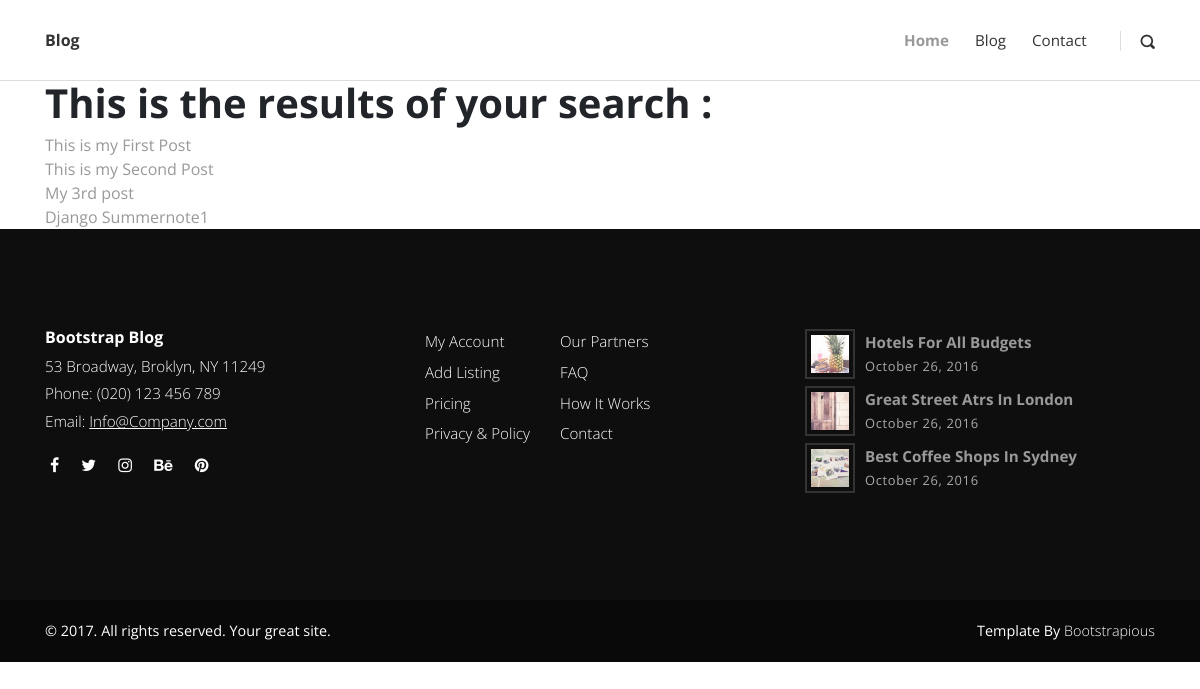
The app's page /search/, older data.
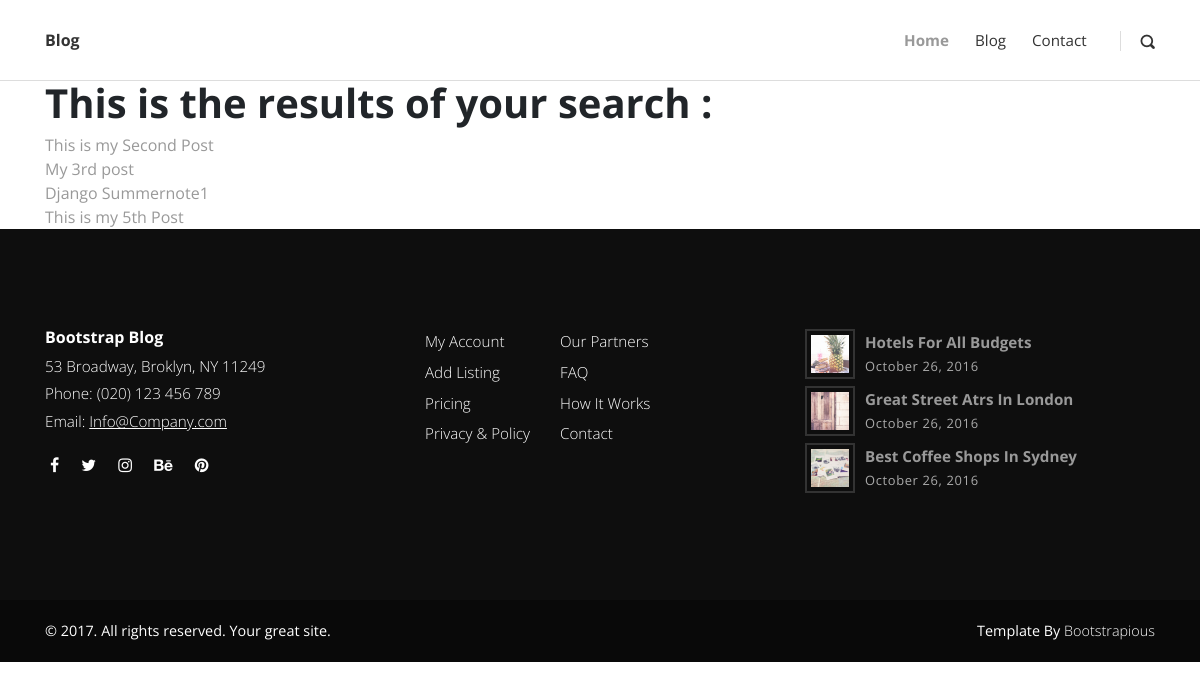
The same page, newer data.
### posts/models.py (models this page shows, shortened)
class Post(models.Model):
    title = models.CharField(max_length=255)
    overview = models.TextField()
    timestamp = models.DateTimeField(auto_now_add=True)
    content = models.TextField()
    author = models.ForeignKey(Author, on_delete=models.CASCADE)
    thumbnail = models.ImageField()
    categories = models.ManyToManyField(Category)
    featured = models.BooleanField(default = True)
    previous_post = models.ForeignKey('self', related_name="previous", on_delete=models.SET_NULL, blank=True, null=True)
    next_post = models.ForeignKey('self', related_name="next", on_delete=models.SET_NULL, blank=True, null=True)
    def get_absolute_url(self):
        return reverse('post_detail', kwargs={
            'id':self.id,
        })

### posts/views.py (the view)
# urls.py: path('search/', search, name="search"),
def search(request):
    queryset = Post.objects.all()
    query = request.GET.get('q')
    if query:
        queryset = queryset.filter(
            Q(title__icontains=query)  |   Q(overview__icontains=query)
        ).distinct()
    context = {
        'queryset' : queryset,
    }
    return render(request, 'search_results.html', context)

### templates/search_results.html
{% extends "base.html" %}
{% load static %}
{% block content %}
<div class="container">
    <h1>This is the results of your search :</h1>
    {% for post in queryset  %}
        <a href="{{ post.get_absolute_url  }}">{{ post.title }}</a><br/>
    {% endfor %}
</div>
{% endblock %}

### templates/base.html (shortened to what this page needs)
<!DOCTYPE html>
<html>
    {% include 'head.html' %}
    <body>
        {% include 'header.html' %}
        {% block content %}
        {% endblock content %}
        {% include 'footer.html' %}
    </body>
</html>

### templates/head.html (shortened to what this page needs)
{% load static %}
<head>
    <link rel="stylesheet" href="{% static 'vendor/bootstrap/css/bootstrap.min.css' %}">
    <link rel="stylesheet" href="{% static 'vendor/font-awesome/css/font-awesome.min.css' %}">
    <link rel="stylesheet" href="{% static 'css/fontastic.css' %}">
    <link rel="stylesheet" href="{% static 'vendor/@fancyapps/fancybox/jquery.fancybox.min.css' %}">
    <link rel="stylesheet" href="{% static 'css/style.default.css' %}" id="theme-stylesheet">
    <link rel="stylesheet" href="{% static 'css/custom.css' %}">
    <link href='{% static "styles/github.css" %}' rel="stylesheet">
  </head>

### templates/header.html (shortened to what this page needs)
<header class="header">
    <nav class="navbar navbar-expand-lg">
      <div class="container">
        <div class="navbar-header d-flex align-items-center justify-content-between">
          <a href="/" class="navbar-brand">Blog</a>
        </div>
        <div id="navbarcollapse" class="collapse navbar-collapse">
          <ul class="navbar-nav ml-auto">
            <li class="nav-item"><a href="/" class="nav-link active ">Home</a>
            </li>
            <li class="nav-item"><a href="blog" class="nav-link ">Blog</a>
            </li>
            <li class="nav-item"><a href="#" class="nav-link ">Contact</a>
          </ul>
          <div class="navbar-text"><a href="#" class="search-btn"><i class="icon-search-1"></i></a></div>
        </div>
      </div>
    </nav>
  </header>

### templates/footer.html
 {% load static %}
 <footer class="main-footer">
    <div class="container">
      <div class="row">
        <div class="col-md-4">
          <div class="logo">
            <h6 class="text-white">Bootstrap Blog</h6>
          </div>
          <div class="contact-details">
            <p>53 Broadway, Broklyn, NY 11249</p>
            <p>Phone: (020) 123 456 789</p>
            <p>Email: <a href="mailto:info@company.com">Info@Company.com</a></p>
            <ul class="social-menu">
              <li class="list-inline-item"><a href="#"><i class="fa fa-facebook"></i></a></li>
              <li class="list-inline-item"><a href="#"><i class="fa fa-twitter"></i></a></li>
              <li class="list-inline-item"><a href="#"><i class="fa fa-instagram"></i></a></li>
              <li class="list-inline-item"><a href="#"><i class="fa fa-behance"></i></a></li>
              <li class="list-inline-item"><a href="#"><i class="fa fa-pinterest"></i></a></li>
            </ul>
          </div>
        </div>
        <div class="col-md-4">
          <div class="menus d-flex">
            <ul class="list-unstyled">
              <li> <a href="#">My Account</a></li>
              <li> <a href="#">Add Listing</a></li>
              <li> <a href="#">Pricing</a></li>
              <li> <a href="#">Privacy &amp; Policy</a></li>
            </ul>
            <ul class="list-unstyled">
              <li> <a href="#">Our Partners</a></li>
              <li> <a href="#">FAQ</a></li>
              <li> <a href="#">How It Works</a></li>
              <li> <a href="#">Contact</a></li>
            </ul>
          </div>
        </div>
        <div class="col-md-4">
          <div class="latest-posts"><a href="#">
              <div class="post d-flex align-items-center">
                <div class="image"><img src="{% static 'img/small-thumbnail-1.jpg' %}" alt="..." class="img-fluid"></div>
                <div class="title"><strong>Hotels for all budgets</strong><span class="date last-meta">October 26, 2016</span></div>
              </div></a><a href="#">
              <div class="post d-flex align-items-center">
                <div class="image"><img src="{% static 'img/small-thumbnail-2.jpg' %}" alt="..." class="img-fluid"></div>
                <div class="title"><strong>Great street atrs in London</strong><span class="date last-meta">October 26, 2016</span></div>
              </div></a><a href="#">
              <div class="post d-flex align-items-center">
                <div class="image"><img src="{% static 'img/small-thumbnail-3.jpg' %}" alt="..." class="img-fluid"></div>
                <div class="title"><strong>Best coffee shops in Sydney</strong><span class="date last-meta">October 26, 2016</span></div>
              </div></a></div>
        </div>
      </div>
    </div>
    <div class="copyrights">
      <div class="container">
        <div class="row">
          <div class="col-md-6">
            <p>&copy; 2017. All rights reserved. Your great site.</p>
          </div>
          <div class="col-md-6 text-right">
            <p>Template By <a href="https://bootstrapious.com/p/bootstrap-carousel" class="text-white">Bootstrapious</a>
            </p>
          </div>
        </div>
      </div>
    </div>
  </footer>

### templates/scripts.html (shortened to what this page needs)
{% load static %}

### static_in_env/css/style.default.css (style rules this page uses)
body { overflow-x: hidden; }
strong { font-weight: 700; }
a, i, span { display: inline-block; text-decoration: none; -webkit-transition: all 0.3s; transition: all 0.3s; }
a i { -webkit-transition: none; transition: none; }
ul { margin: 0; padding: 0; }
i[class*="icon-"] { -webkit-transform: translateY(3px); transform: translateY(3px); }
.text-white { color: #fff; }
h1, h2, h3, h4, h5, h6 { margin-bottom: 15px; }
.navbar { background: #fff; padding-top: 20px !important; padding-bottom: 20px !important; z-index: 9998; border-bottom: 1px solid #ddd; }
.navbar .langs a:first-of-type, .navbar .search-btn { margin-left: 20px; padding-left: 20px; border-left: 1px solid #ddd; height: 20px; line-height: 20px; }
.navbar .search-btn { color: #333; font-size: 0.9em; }
.navbar .navbar-nav a.nav-link { color: #333; margin: 0 5px; font-weight: 400; font-size: 0.95em; }
.navbar .navbar-nav a.nav-link.active { color: #999; font-weight: bold; }
.post .date { letter-spacing: 0.05em; font-weight: 400; text-transform: uppercase; color: #aaa; }
.post .title, .post .date, .post .comments, .post .views { font-weight: 400; color: #999; text-transform: capitalize; }
.post .title::after, .post .date::after, .post .comments::after, .post .views::after { content: '|'; display: inline-block; margin: 0 7px; font-size: 0.9em; color: #ccc; }
footer.main-footer { background: #0e0e0e; padding: 100px 0 0; color: #fff; }
footer.main-footer .contact-details p { font-weight: 300; color: #fff; margin-bottom: 5px; font-size: 0.95em; }
footer.main-footer .contact-details a { text-decoration: underline; margin-bottom: 0; }
footer.main-footer a { color: inherit; font-weight: 300; margin-bottom: 7px; }
footer.main-footer ul { margin-right: 30px; }
footer.main-footer .list-unstyled a { font-size: 0.95em; }
footer.main-footer .latest-posts .image { max-width: 50px; padding: 4px; border: 2px solid #333; margin-right: 10px; }
footer.main-footer .latest-posts a { font-size: 0.95em; text-decoration: none; }
footer.main-footer .latest-posts strong { display: block; }
footer.main-footer .latest-posts .date { font-size: 0.85em; color: #aaa; }
footer.main-footer .copyrights { background: #090909; margin-top: 100px; padding: 20px 0; font-size: 0.9em; }
footer.main-footer .copyrights * { margin-bottom: 0; }
footer.main-footer .social-menu { margin-top: 20px; }
footer.main-footer .social-menu li { padding: 0 5px; }
footer.main-footer .date::after, footer.main-footer .title::after { display: none !important; }
.navbar { padding: 0.5rem 1rem; }
.navbar-brand { display: inline-block; padding-top: 0.5rem; padding-bottom: 0.5rem; margin-right: 1rem; font-size: 1rem; color: #333; font-weight: bold; }
body { font-family: "Open Sans", sans-serif; font-size: 1rem; font-weight: normal; line-height: 1.5; color: #212529; background-color: #fff; }
a { color: #999; text-decoration: none; }
h1, h2, h3, h4, h5, h6, .h1, .h2, .h3, .h4, .h5, .h6 { margin-bottom: 0.5rem; font-family: inherit; font-weight: 700; line-height: 1.1; color: inherit; }
h1, .h1 { font-size: 2.5rem; }
h6, .h6 { font-size: 1rem; }

Row changes from the older to the newer data that the page shows:
removed Post: title "This is my First Post"
added Post: title "This is my 5th Post"
